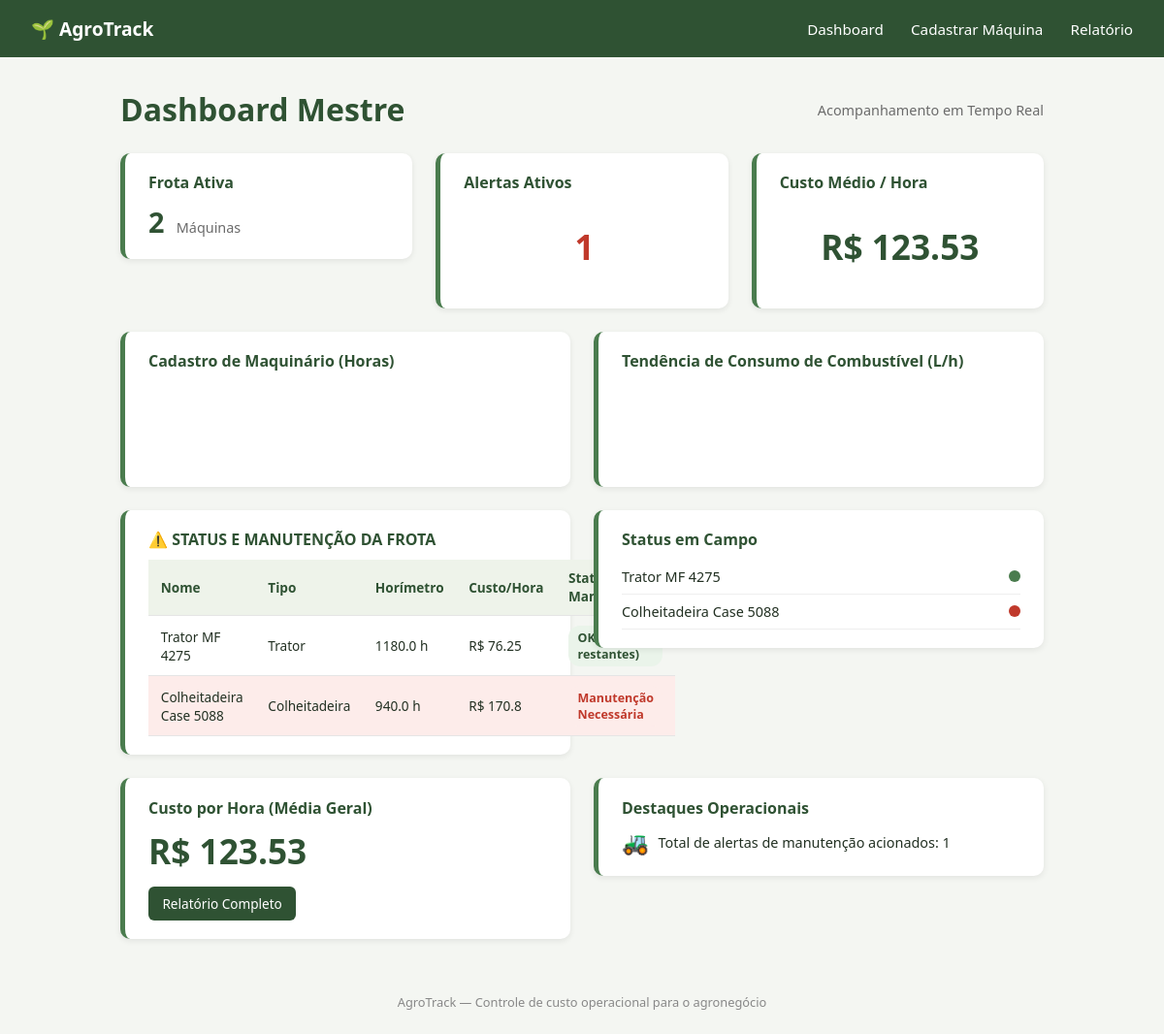
The page / on the database its author committed.
### tables this page shows
CREATE TABLE maquinas (
            id INTEGER PRIMARY KEY AUTOINCREMENT,
            nome TEXT NOT NULL,
            tipo TEXT NOT NULL,
            horimetro_atual REAL NOT NULL,
            consumo_diesel_litros_hora REAL NOT NULL,
            custo_diesel_litro REAL NOT NULL,
            ultima_manutencao_horimetro REAL NOT NULL,
            intervalo_manutencao_horas REAL NOT NULL
        );

### AgroTrack/app.py (the view)
@app.route('/')
def index():
    maquinas_calc = [calcular_indicadores(m) for m in database.listar_maquinas()]
    total_maquinas = len(maquinas_calc)
    alertas_ativos = sum(1 for m in maquinas_calc if m["alerta_manutencao"])
    custo_medio_hora = (
        round(sum(m["custo_hora"] for m in maquinas_calc) / total_maquinas, 2)
        if total_maquinas > 0 else 0
    )
    return render_template(
        'index.html',
        total_maquinas=total_maquinas,
        alertas_ativos=alertas_ativos,
        custo_medio_hora=custo_medio_hora,
        maquinas=maquinas_calc,
    )

### AgroTrack/app.py (called while the page is built)
def calcular_indicadores(maquina):
    custo_hora = maquina["consumo_diesel_litros_hora"] * maquina["custo_diesel_litro"]
    horas_desde_manutencao = maquina["horimetro_atual"] - maquina["ultima_manutencao_horimetro"]
    horas_restantes = maquina["intervalo_manutencao_horas"] - horas_desde_manutencao
    alerta_manutencao = horas_restantes <= 0
    return {
        **maquina,
        "custo_hora": round(custo_hora, 2),
        "horas_desde_manutencao": horas_desde_manutencao,
        "horas_restantes": horas_restantes,
        "alerta_manutencao": alerta_manutencao,
    }

### AgroTrack/database.py (called while the page is built)
def get_conexao():
    conexao = sqlite3.connect(DB_NOME)
    conexao.row_factory = sqlite3.Row  # permite acessar colunas pelo nome
    return conexao

def listar_maquinas():
    conexao = get_conexao()
    linhas = conexao.execute("SELECT * FROM maquinas ORDER BY id").fetchall()
    conexao.close()
    return [dict(linha) for linha in linhas]

### AgroTrack/templates/index.html
{% extends 'base.html' %}
{% block content %}
<div class="dashboard-container">
    <div class="dashboard-header page-header">
        <h1>Dashboard Mestre</h1>
        <div class="header-actions">
            <span class="text-muted">Acompanhamento em Tempo Real</span>
        </div>
    </div>
    <div class="row kpi-row">
        <div class="col-kpi">
            <div class="card kpi-card">
                <h3>Frota Ativa</h3>
                <p class="numero">{{ total_maquinas }} <span>Máquinas</span></p>
            </div>
        </div>
        <div class="col-gauge">
            <div class="card kpi-card gauge-card">
                <h3>Alertas Ativos</h3>
                <div class="gauge-placeholder">
                    <span class="gauge-value">{{ alertas_ativos }}</span>
                </div>
            </div>
        </div>
        <div class="col-chart-donut">
            <div class="card chart-card">
                <h3>Custo Médio / Hora</h3>
                <div class="chart-container-donut">
                    <p class="numero-lg">R$ {{ custo_medio_hora }}</p>
                </div>
            </div>
        </div>
    </div>
    <div class="row main-charts-row">
        <div class="col-chart-bars">
            <div class="card chart-card">
                <h3>Cadastro de Maquinário (Horas)</h3>
                <div class="chart-placeholder-bars">
                </div>
            </div>
        </div>
        <div class="col-chart-line">
            <div class="card chart-card">
                <h3>Tendência de Consumo de Combustível (L/h)</h3>
                <div class="chart-placeholder-line">
                </div>
            </div>
        </div>
    </div>
    <div class="row alerts-status-row">
        <div class="col-alerts">
            <div class="card alerts-card">
                <h3>⚠️ STATUS E MANUTENÇÃO DA FROTA</h3>
                <table class="data-table alerts-table">
                    <thead>
                        <tr>
                            <th>Nome</th>
                            <th>Tipo</th>
                            <th>Horímetro</th>
                            <th>Custo/Hora</th>
                            <th>Status Manutenção</th>
                        </tr>
                    </thead>
                    <tbody>
                        {% for m in maquinas %}
                        <tr class="{% if m.alerta_manutencao %}alert-critical{% endif %}">
                            <td>{{ m.nome }}</td>
                            <td>{{ m.tipo }}</td>
                            <td>{{ m.horimetro_atual }} h</td>
                            <td>R$ {{ m.custo_hora }}</td>
                            <td>
                                {% if m.alerta_manutencao %}
                                    <span class="badge badge-critico">Manutenção Necessária</span>
                                {% else %}
                                    <span class="badge badge-atencao">OK ({{ m.horas_restantes }}h restantes)</span>
                                {% endif %}
                            </td>
                        </tr>
                        {% else %}
                        <tr>
                            <td colspan="5">Nenhuma máquina cadastrada.</td>
                        </tr>
                        {% endfor %}
                    </tbody>
                </table>
            </div>
        </div>
        <div class="col-status">
            <div class="card status-card">
                <h3>Status em Campo</h3>
                <ul class="status-list">
                    {% for m in maquinas %}
                    <li>
                        {{ m.nome }}
                        <span class="status-dot {% if m.alerta_manutencao %}manutencao{% else %}operacional{% endif %}"></span>
                    </li>
                    {% endfor %}
                </ul>
            </div>
        </div>
    </div>
    <div class="row costs-highlights-row">
        <div class="col-costs">
            <div class="card costs-card">
                <h3>Custo por Hora (Média Geral)</h3>
                <p class="numero-lg">R$ {{ custo_medio_hora }}</p>
                <a href="{{ url_for('relatorio') }}" class="btn-sm btn-success">Relatório Completo</a>
            </div>
        </div>
        <div class="col-highlights">
            <div class="card highlights-card">
                <h3>Destaques Operacionais</h3>
                <div class="highlight-item">
                    <span class="icon">🚜</span>
                    <p>Total de alertas de manutenção acionados: {{ alertas_ativos }}</p>
                </div>
            </div>
        </div>
    </div>
</div>
{% endblock %}

### AgroTrack/static/style.css (style rules this page uses)
* { box-sizing: border-box; margin: 0; padding: 0; font-family: 'Segoe UI', Arial, sans-serif; }
body { background: #f4f6f2; color: #223022; }
.card { background: #fff; border-radius: 10px; padding: 1.2rem 1.5rem; flex: 1; min-width: 180px; box-shadow: 0 2px 6px rgba(0,0,0,0.08); border-left: 5px solid #4a7c4e; }
table { width: 100%; border-collapse: collapse; }
th, td { padding: 0.8rem 1rem; text-align: left; border-bottom: 1px solid #e5e5e5; font-size: 0.9rem; }
th { background: #eef3ea; color: #2f5233; }
.dashboard-container { display: flex; flex-direction: column; gap: 1.5rem; }
.page-header { display: flex; justify-content: space-between; align-items: center; flex-wrap: wrap; gap: 0.5rem; }
.page-header h1 { color: #2f5233; }
.text-muted { color: #6b6b6b; font-size: 0.9rem; }
.row { display: flex; gap: 1.5rem; flex-wrap: wrap; }
.row > [class^="col-"] { flex: 1; min-width: 220px; }
.kpi-card h3, .chart-card h3, .alerts-card h3, .status-card h3, .costs-card h3, .highlights-card h3 { color: #2f5233; font-size: 1rem; margin-bottom: 0.6rem; }
.numero { font-size: 1.8rem; font-weight: bold; color: #2f5233; }
.numero span { font-size: 0.9rem; font-weight: normal; color: #6b6b6b; margin-left: 0.3rem; }
.numero-lg { font-size: 2.2rem; font-weight: bold; color: #2f5233; }
.gauge-placeholder { display: flex; align-items: center; justify-content: center; height: 90px; }
.gauge-value { font-size: 2.2rem; font-weight: bold; color: #c0392b; }
.chart-container-donut, .chart-placeholder-bars, .chart-placeholder-line { min-height: 90px; display: flex; align-items: center; justify-content: center; color: #a5a5a5; font-size: 0.85rem; }
.data-table { width: 100%; border-collapse: collapse; }
.data-table th, .data-table td { padding: 0.6rem 0.8rem; text-align: left; border-bottom: 1px solid #e5e5e5; font-size: 0.85rem; }
.data-table th { background: #eef3ea; color: #2f5233; }
.alert-critical { background: #fdecea; }
.badge { display: inline-block; padding: 0.25rem 0.6rem; border-radius: 12px; font-size: 0.78rem; font-weight: bold; }
.badge-critico { background: #fdecea; color: #c0392b; }
.badge-atencao { background: #eaf4ea; color: #2f5233; }
.status-list { list-style: none; }
.status-list li { display: flex; align-items: center; justify-content: space-between; padding: 0.5rem 0; border-bottom: 1px solid #eee; font-size: 0.9rem; }
.status-dot { width: 12px; height: 12px; border-radius: 50%; display: inline-block; }
.status-dot.operacional { background: #4a7c4e; }
.status-dot.manutencao { background: #c0392b; }
.highlight-item { display: flex; align-items: center; gap: 0.6rem; font-size: 0.9rem; }
.highlight-item .icon { font-size: 1.4rem; }
.btn-sm { display: inline-block; margin-top: 0.8rem; padding: 0.5rem 0.9rem; border-radius: 6px; text-decoration: none; font-size: 0.85rem; }
.btn-success { background: #2f5233; color: #fff; }

### rows shown on the page
maquinas: nome "Trator MF 4275", tipo "Trator", horimetro_atual "1180.0", custo_hora "76.25"
maquinas: nome "Colheitadeira Case 5088", tipo "Colheitadeira", horimetro_atual "940.0", custo_hora "170.8", shows "Manutenção Necessária"

### other values the page prints
{{ total_maquinas }} "2"
{{ alertas_ativos }} "1"
{{ custo_medio_hora }} "123.53"
